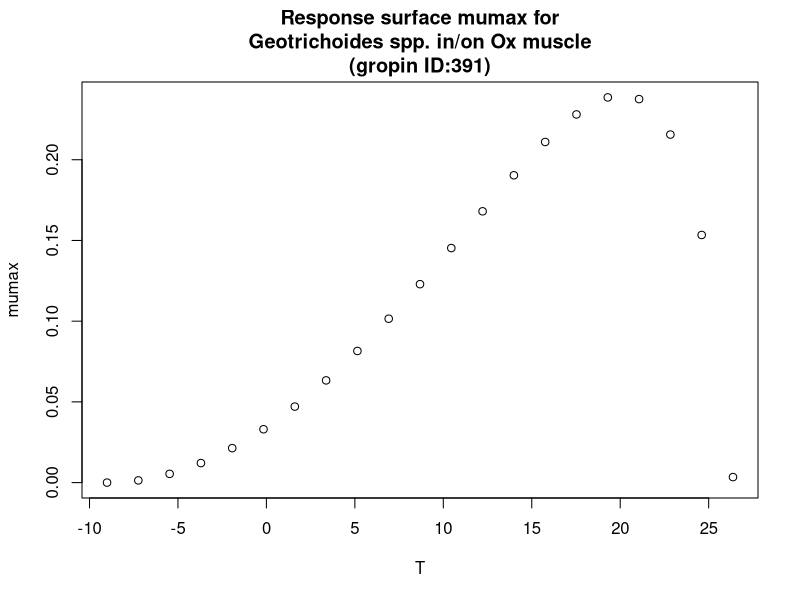

Write the R code that produced this figure.
#############################
# start of Parameter script
#############################
T <- seq(-9.009,26.3736263736264,length.out=21)
#############################
# end of Parameter script
#############################
############################# 
# start of Model script Gropin ID 391 
#############################
 
# constant coefficients for this model
 
variables <- data.frame(T)
argumentsPar <- expand.grid(variables)
 
# heart of the model
response_surface <- function(T) {
   mumax <-(2.4*(10^-1)*(T-26.4)*((T+9)^2))/((20.1+9)*((20.1+9)*(T-20.1)-(20.1-26.4)*(20.1-9-2*T)))

return(mumax=mumax)
} 

# output parameters
responseSurface <- cbind(argumentsPar,response_surface(argumentsPar['T']))
colnames(responseSurface) <- c(colnames(argumentsPar),'mumax')
#############################
# End of Model script
#############################
############################# 
# start of Visualisation script Gropin ID 391 
#############################
plot(T,responseSurface$'mumax',xlab='T',
                          ylab='mumax',main='Response surface mumax for
Geotrichoides spp. in/on Ox muscle
(gropin ID:391)')
#############################
# End of Visualisation script
#############################
